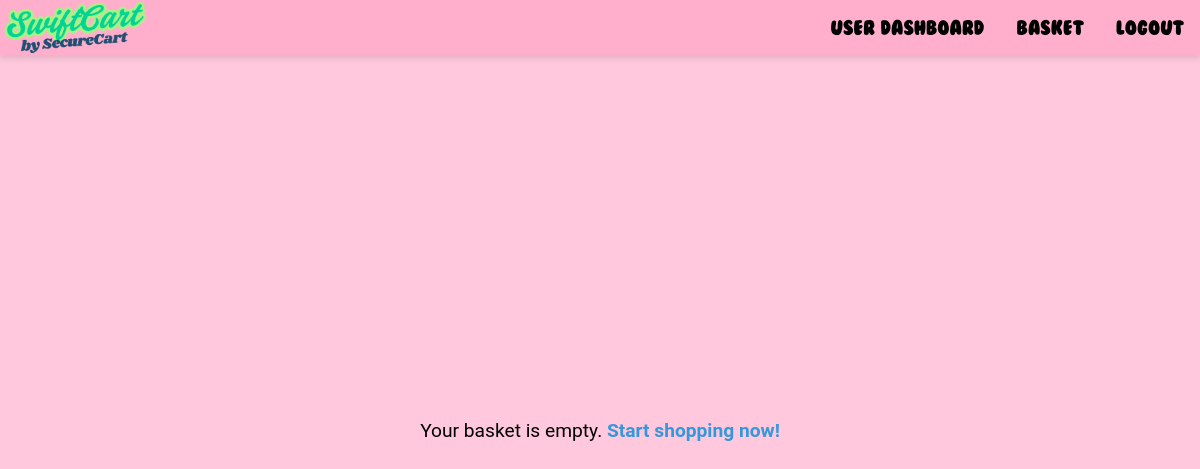
/basket/2 (signed in), run on an earlier commit of the app's database.
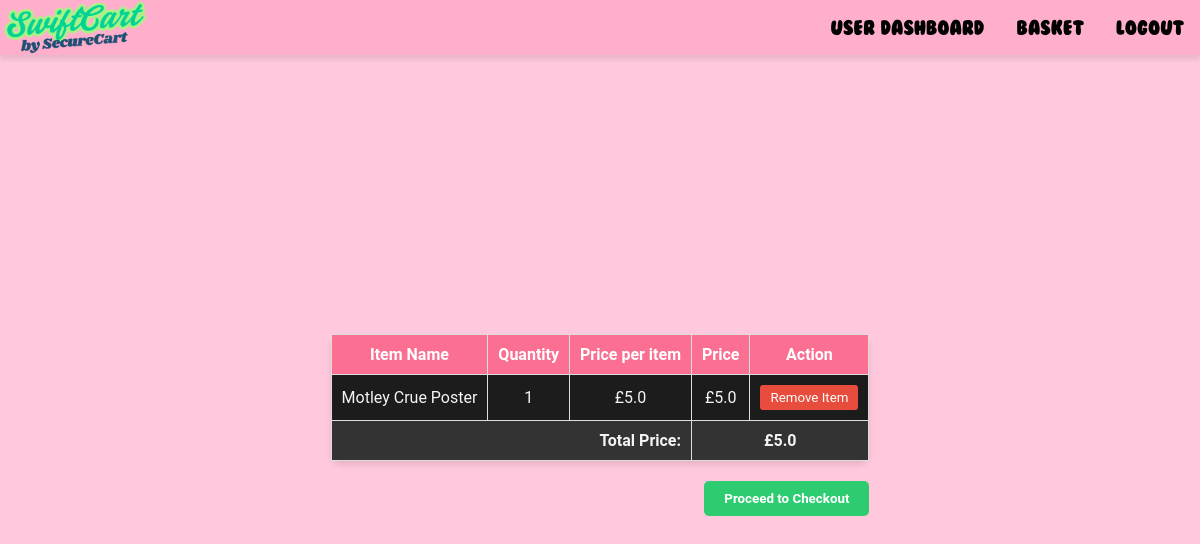
And on a later commit of the database.
### database.py (models this page shows)
class basket(Base):
    __tablename__ = "basket"
    basketID = Column(Integer, primary_key=True)
    userID = Column(Integer, ForeignKey("user.userID"), nullable=True)
    productID = Column(Integer, ForeignKey("products.productID"), nullable=True)
    basketQuant = Column(Integer, nullable=False)
    basketPrice = Column(Float, nullable=False)

class products(Base):
    __tablename__ = "products"
    productID = Column(Integer, primary_key=True)
    productName = Column(String, nullable=False )
    productCost = Column(Float, nullable = False)
    productImg = Column(String(200), nullable=False)
    productQuant = Column(Integer, nullable=False)
    productAvailability = Column(Boolean, nullable=False)

### main.py (the view)
@app.route('/basket/<userId>', methods = ['GET','POST'])
def basket(userId):#TODO add to the html item is unavailable
    try:
        if flask.session['role'] != int(userId):
            return redirect('/index')
    except KeyError:
        return redirect('/index')
    if request.method == "POST":
        basketID = request.form.get('basketID')
        db.removefromBasket(basketID)
    basketItems = db.getBasket(userId)
    totalPrice = sum((item.basketPrice * item.basketQuant) for item, _ in basketItems)
    return render_template('basket.html', basketItems=basketItems, userId=userId, totalPrice=totalPrice)

### templates/basket.html (shortened to what this page needs)
<!DOCTYPE html>
<html lang="en">
<head>
    <link rel="stylesheet" href="/static/CSS/main.css">
</head>
<body id ="formBody">
    <div class = 'topnav'>
        <img src = "/static/CSS/image-removebg-preview.png" alt="Home Button" onclick="homeClick()" style="width: 150px; height: auto;">
        <div class = "topnav-right">
        <a class="basketButton" href='/userDash/{{ userId }}'>User Dashboard</a>
        <a class="basketButton" href="/basket/{{ userId }}">Basket</a>
        <a class="basketButton" href="/logout">Logout</a>
        </div>
    </div>
    <main>
        {% if basketItems %}
        <table class = "invoiceContainer">
            <thead class="invoiceTable">
                <tr>
                    <th>Item Name</th>
                    <th>Quantity</th>
                    <th>Price per item</th>
                    <th>Price</th>
                    <th>Action</th>
                </tr>
            </thead>
            <tbody>
                {% for basketItem, productName in basketItems %}
                <tr>
                    <td>{{ productName }}</td>
                    <td>{{ basketItem.basketQuant }}</td>
                    <td>£{{ basketItem.basketPrice }}</td>
                    <td>£{{ basketItem.basketPrice * basketItem.basketQuant }}</td>
                    <td class="action-buttons">
                        <form action="/basket/{{ userId }}" method="POST">
                            <button type="submit" name="action" value="remove">Remove Item</button>
                        </form>
                    </td>
                </tr>
                {% endfor %}
                <tr>
                    <td colspan="3" style="text-align: right; font-weight: bold;">Total Price:</td>
                    <td colspan="2" style="font-weight: bold;">£{{ totalPrice }}</td>
                </tr>
            </tbody>
        </table>
        <div class="checkout-button">
            <form method="POST" action="/checkout/{{ userId }}">
                <button type="submit">Proceed to Checkout</button>
            </form>
        </div>
        {% else %}
        <div class="empty-basket">
            <p>Your basket is empty. <a href="/shop/{{ userId }}">Start shopping now!</a></p>
        </div>
        {% endif %}
    </main>
</body>
</html>

### static/CSS/main.css (style rules this page uses)
body { margin: 0; padding-top: 30px; }
* { box-sizing: border-box; font-family: "Roboto", sans-serif; }
.basketButton { color:black; text-decoration: none; padding-right:10px; text-align: right; font-family: bubble, sans-serif; font-size: larger; height: 100%; }
.topnav { overflow: hidden; position: fixed; border: 2px; background-color: #FFAFCC; margin: 0px; border-radius:0px; width:100%; left:0; top:0; height: 55px; box-shadow: 0 4px 6px rgba(0, 0, 0, 0.1); }
.topnav a { float: left; text-align: center; padding: 14px 16px; }
.topnav-right { padding-top: 4px; float:right; }
#formBody { font-family: Arial, sans-serif; background-color: #FFC8DD; display: flex; justify-content: center; align-items: center; height: 100vh; margin: 0; }
table { width: 100%; margin: 20px auto; border-collapse: collapse; background-color: #1C1C1C; color: rgba(243, 244, 246, 1); }
th, td { border: 1px solid #ddd; padding: 10px; text-align: center; }
th { background-color: #fb6f92; color: #fff; font-weight: bold; }
tr:nth-child(even) { background-color: #333; }
.action-buttons button { padding: 5px 10px; background-color: #e74c3c; color: white; border: none; border-radius: 3px; cursor: pointer; }
.checkout-button { text-align: right; margin-top: 20px; }
.checkout-button button { padding: 10px 20px; background-color: #2ecc71; color: white; border: none; border-radius: 5px; font-weight: bold; cursor: pointer; }
.invoiceContainer { margin: 20px auto; padding: 20px; max-width: 800px; background-color: #1C1C1C; border-radius: 10px; box-shadow: 0 4px 6px rgba(0, 0, 0, 0.1); }
.invoiceTable { width: 100%; border-collapse: collapse; margin: 0 auto; }

What changed in the data, as far as the page shows it:
added basket: productName "Motley Crue Poster", basketQuant "1", basketPrice "5.0", basketItem.basketPrice*basketItem.basketQuant "5.0"
Also different on the page:
{{ totalPrice }}: (not shown) → "5.0"
text no longer shown: "Your basket is empty. Start shopping now!"
text now shown: "Item Name Quantity Price per item Price Action Total Price: £ Proceed to Checkout"
